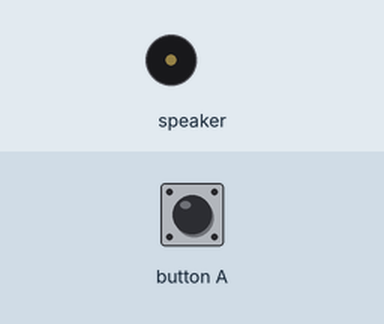
A program run on a simulated Calliope mini (MakeCode). On the bench: buzzer (waves = sounding). Inputs (shaded band) come from the test bench.

Above: at 1.2 s.
1.3 s: button A pressed for 0.15 s
At 1.8 s:
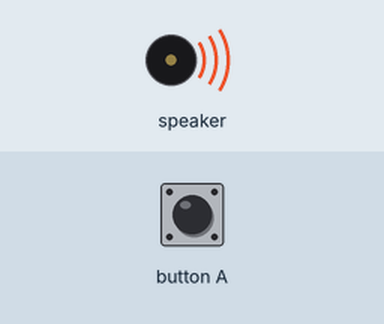
Timing chart, 0 to 10.4 s (numbered marks = the images above; inputs shaded):
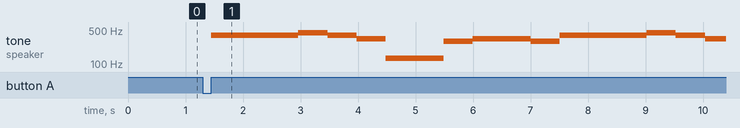

Measured:
- after the input at 1.3 s, tone on speaker: plays 392 Hz for 1.5 s, 440 Hz for 0.51 s, 392 Hz for 0.51 s, 330 Hz for 0.51 s, 131 Hz for 1.0 s, 294 Hz for 0.51 s … (12 notes in this stretch), starting after 0.15 s

The program:

main.ts
```typescript
input.onButtonEvent(Button.A, input.buttonEventClick(), function () {
    music.playTone(392, music.beat(BeatFraction.Whole))
    music.playTone(392, music.beat(BeatFraction.Whole))
    music.playTone(392, music.beat(BeatFraction.Whole))
    music.playTone(440, music.beat(BeatFraction.Whole))
    music.playTone(392, music.beat(BeatFraction.Whole))
    music.playTone(330, music.beat(BeatFraction.Whole))
    music.playTone(131, music.beat(BeatFraction.Whole))
    music.playTone(131, music.beat(BeatFraction.Whole))
    music.playTone(294, music.beat(BeatFraction.Whole))
    music.playTone(330, music.beat(BeatFraction.Whole))
    music.playTone(330, music.beat(BeatFraction.Whole))
    music.playTone(294, music.beat(BeatFraction.Whole))
    music.playTone(392, music.beat(BeatFraction.Whole))
    music.playTone(392, music.beat(BeatFraction.Whole))
    music.playTone(392, music.beat(BeatFraction.Whole))
    music.playTone(440, music.beat(BeatFraction.Whole))
    music.playTone(392, music.beat(BeatFraction.Whole))
    music.playTone(330, music.beat(BeatFraction.Whole))
    music.playTone(131, music.beat(BeatFraction.Whole))
    music.playTone(131, music.beat(BeatFraction.Whole))
    music.playTone(294, music.beat(BeatFraction.Whole))
})
```

test.ts
```typescript
// Hier kann man Tests durchführen; diese Datei wird nicht kompiliert, wenn dieses Paket als Erweiterung verwendet wird.
```
